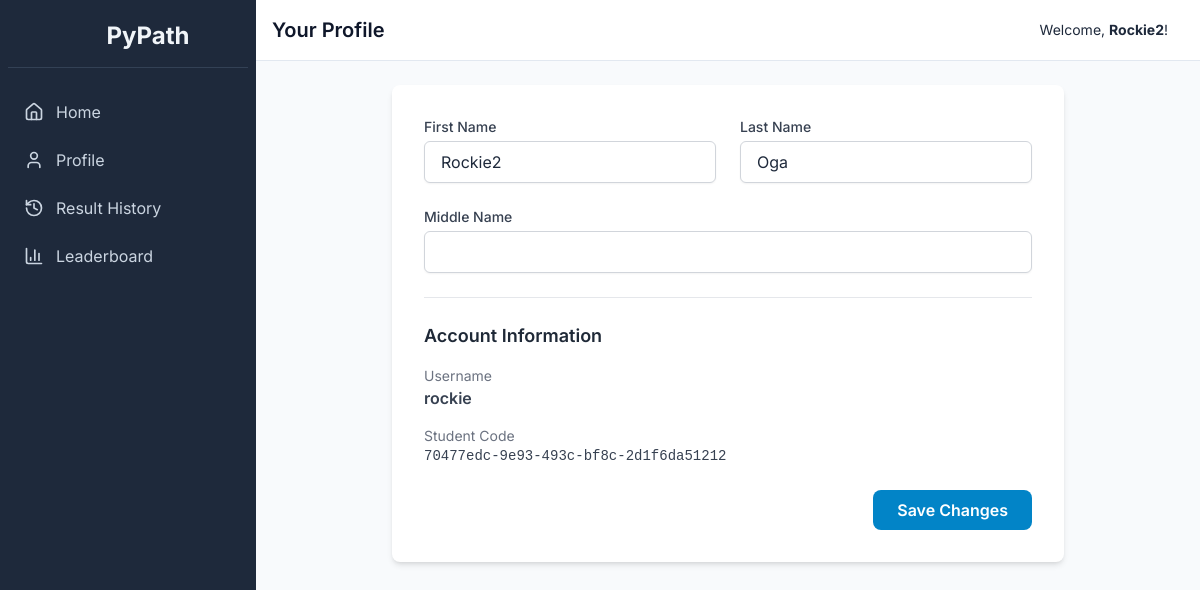
Screenshot of /profile (signed in) with the database file from the repository.
### tables this page shows
CREATE TABLE users (
    id INTEGER PRIMARY KEY AUTOINCREMENT,
    username TEXT NOT NULL UNIQUE,
    password TEXT NOT NULL,
    student_code TEXT NOT NULL UNIQUE,
    first_name TEXT NOT NULL,
    last_name TEXT NOT NULL,
    middle_name TEXT,
    profile_image TEXT, -- Base64 image data
    is_admin INTEGER NOT NULL DEFAULT 0,
    level INTEGER NOT NULL DEFAULT 1,
    xp INTEGER NOT NULL DEFAULT 0
);

### app.py (the view, shortened to what this page needs)
@app.route('/profile', methods=['GET', 'POST'])
def profile():
    if not get_user_id(): return redirect(url_for('login'))
    conn = get_db_connection()
    user = conn.execute('SELECT * FROM users WHERE id = ?', (get_user_id(),)).fetchone()
    proficiency_raw = conn.execute('SELECT * FROM student_topic_mastery WHERE user_id = ?', (get_user_id(),)).fetchall()
    total_xp = sum(topic['xp'] for topic in proficiency_raw)
    total_possible_xp = len(proficiency_raw) * XP_TO_LEVEL_UP if proficiency_raw else 0
    overall_percentage = (total_xp / total_possible_xp) * 100 if total_possible_xp > 0 else 0
    proficiency_level, proficiency_color_text, proficiency_color_bg = get_proficiency_level(overall_percentage)
    achievements = conn.execute('''
        SELECT a.name, a.icon FROM achievements a
        JOIN student_achievements sa ON a.id = sa.achievement_id
        WHERE sa.user_id = ?
    ''', (get_user_id(),)).fetchall()
    conn.close()
    return render_template('profile.html',
                           user=user,
                           proficiency_level=proficiency_level,
                           proficiency_color_bg=proficiency_color_bg,
                           achievements=achievements)

### app.py (called while the page is built)
def get_db_connection():
    conn = sqlite3.connect('pypath.db', check_same_thread=False, detect_types=sqlite3.PARSE_DECLTYPES | sqlite3.PARSE_COLNAMES)
    conn.row_factory = sqlite3.Row
    return conn

def get_user_id():
    return session.get('user_id')

def get_proficiency_level(percentage):
    if percentage >= 85: return "Proficient", "text-green-500", "bg-green-500"
    elif percentage >= 60: return "Intermediate", "text-yellow-500", "bg-yellow-500"
    else: return "Beginner", "text-red-500", "bg-red-500"

### templates/profile.html (shortened to what this page needs)
{% extends "layout.html" %}
{% block header %}Your Profile{% endblock %}
{% block content %}
<div class="max-w-2xl mx-auto bg-white p-8 rounded-lg shadow-md">
    <form method="POST" action="{{ url_for('profile') }}" class="space-y-6">
        <div class="grid grid-cols-1 md:grid-cols-2 gap-6">
            <div>
                <label for="first_name" class="block text-sm font-medium text-gray-700">First Name</label>
                <input type="text" id="first_name" name="first_name" value="{{ user.first_name }}" required class="mt-1 block w-full px-4 py-2 border border-gray-300 rounded-md shadow-sm">
            </div>
            <div>
                <label for="last_name" class="block text-sm font-medium text-gray-700">Last Name</label>
                <input type="text" id="last_name" name="last_name" value="{{ user.last_name }}" required class="mt-1 block w-full px-4 py-2 border border-gray-300 rounded-md shadow-sm">
            </div>
        </div>
        <div>
            <label for="middle_name" class="block text-sm font-medium text-gray-700">Middle Name</label>
            <input type="text" id="middle_name" name="middle_name" value="{{ user.middle_name or '' }}" class="mt-1 block w-full px-4 py-2 border border-gray-300 rounded-md shadow-sm">
        </div>
        <div class="border-t pt-6">
            <h3 class="text-lg font-semibold text-gray-800">Account Information</h3>
            <div class="mt-4">
                <p class="text-sm text-gray-500">Username</p>
                <p class="font-semibold text-gray-700">{{ user.username }}</p>
            </div>
            <div class="mt-4">
                <p class="text-sm text-gray-500">Student Code</p>
                <p class="font-mono text-sm text-gray-700">{{ user.student_code }}</p>
            </div>
        </div>
        <div class="flex justify-end">
            <button type="submit" class="bg-sky-600 text-white font-semibold py-2 px-6 rounded-lg hover:bg-sky-700">Save Changes</button>
        </div>
    </form>
</div>
{% endblock %}

### templates/layout.html (shortened to what this page needs)
<!DOCTYPE html>
<html lang="en">
<head>
    <script src="https://cdn.tailwindcss.com"></script>
</head>
<body class="bg-slate-50 text-slate-800">
    <div class="relative min-h-screen md:flex">
        <div id="sidebar" class="bg-slate-800 text-slate-100 w-64 space-y-6 py-7 px-2 absolute inset-y-0 left-0 transform -translate-x-full md:relative md:translate-x-0 transition duration-200 ease-in-out z-20">
            <div class="hidden md:flex items-center justify-center h-10 border-b border-slate-700 pb-6">
                <i data-lucide="codepen" class="h-8 w-8 text-sky-500"></i>
                <span class="text-2xl font-bold ml-2">PyPath</span>
            </div>
            <nav class="flex flex-col flex-grow h-full">
                <div class="flex-grow">
                    {% if session.is_admin %}
                    <a href="{{ url_for('dashboard') }}" class="flex items-center px-4 py-2 text-slate-300 rounded-lg hover:bg-slate-700 hover:text-white">
                        <i data-lucide="layout-dashboard" class="icon"></i><span class="ml-3">Dashboard</span>
                    </a>
                    <a href="{{ url_for('admin_questions') }}" class="flex items-center px-4 py-2 mt-2 text-slate-300 rounded-lg hover:bg-slate-700 hover:text-white">
                        <i data-lucide="banknote" class="icon"></i><span class="ml-3">Question Bank</span>
                    </a>
                    <a href="{{ url_for('student_history') }}" class="flex items-center px-4 py-2 mt-2 text-slate-300 rounded-lg hover:bg-slate-700 hover:text-white">
                        <i data-lucide="history" class="icon"></i><span class="ml-3">Student History</span>
                    </a>
                    {% else %}
                    <a href="{{ url_for('dashboard') }}" class="flex items-center px-4 py-2 text-slate-300 rounded-lg hover:bg-slate-700 hover:text-white">
                        <i data-lucide="home" class="icon"></i><span class="ml-3">Home</span>
                    </a>
                     <a href="{{ url_for('profile') }}" class="flex items-center px-4 py-2 mt-2 text-slate-300 rounded-lg hover:bg-slate-700 hover:text-white">
                        <i data-lucide="user" class="icon"></i><span class="ml-3">Profile</span>
                    </a>
                    <a href="{{ url_for('student_result_history') }}" class="flex items-center px-4 py-2 mt-2 text-slate-300 rounded-lg hover:bg-slate-700 hover:text-white">
                        <i data-lucide="history" class="icon"></i><span class="ml-3">Result History</span>
                    </a>
                    <a href="{{ url_for('leaderboard') }}" class="flex items-center px-4 py-2 mt-2 text-slate-300 rounded-lg hover:bg-slate-700 hover:text-white">
                        <i data-lucide="bar-chart-3" class="icon"></i><span class="ml-3">Leaderboard</span>
                    </a>
                    {% endif %}
                </div>
            </nav>
        </div>
        <div class="flex-1 flex flex-col overflow-hidden">
            <header class="hidden md:flex justify-between items-center p-4 bg-white border-b border-slate-200">
                <h1 class="text-xl font-semibold text-slate-900">{% block header %}{% endblock %}</h1>
                <div class="flex items-center">
                    <span class="mr-4 text-sm">Welcome, <strong>{{ session.first_name or session.username }}</strong>!</span>
                </div>
            </header>
            <main class="flex-1 overflow-x-hidden overflow-y-auto bg-slate-50 p-6">
                {% block content %}{% endblock %}
            </main>
        </div>
    </div>
</body>
</html>

### templates/layout.html (style rules this page uses)
body { font-family: 'Inter', sans-serif; }
.icon { width: 20px; height: 20px; stroke-width: 2; }
#sidebar { transition: transform 0.3s ease-in-out; }

### rows the page displays
users: first_name "Rockie2", last_name "Oga", username "rockie", student_code "70477edc-9e93-493c-bf8c-2d1f6da51212"
